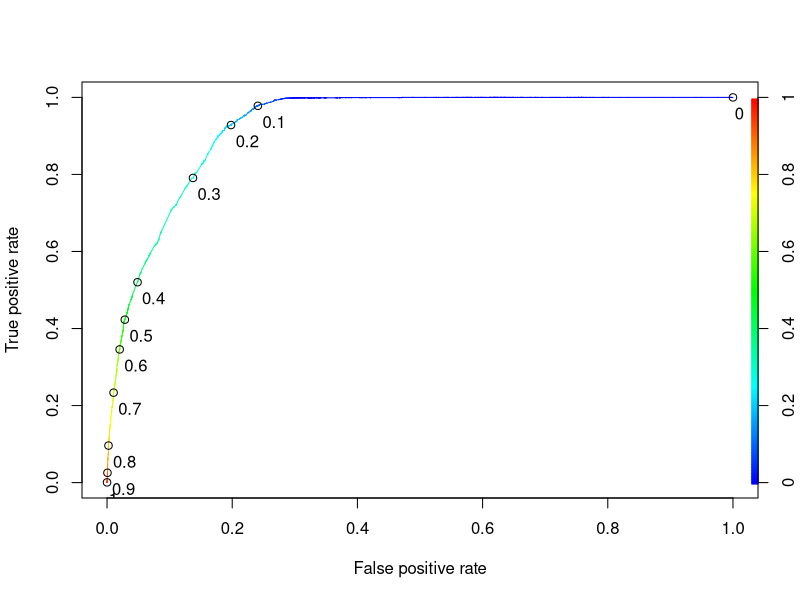

Here is the R script that generated this plot:
## ---- chunk 1
knitr::opts_chunk$set(echo = TRUE)
## ---- chunk 2
library(dplyr)
library(tidyr)
library(readr)
library(caTools)
library(ROCR)
library(lubridate)
## ---- chunk 3
original <- read_csv("Prospectdata.csv")
allrecords <- original
str(allrecords)
## ---- chunk 4
allrecords <- allrecords %>% 
  select(-ProspectStatus) %>%
  select(-ProspectDate) %>%
  select(-ApplicationStatus) %>%
  select(-ApplicationCompletedDate) %>%
  select(-ApplicationMovedtoERPDate) %>%
  select(-AdmitDate) %>%
  select(-AcademicLevelofInterest) %>%
  select(-AnticipatedEntryTerm)

## ---- chunk 5
allrecords <- allrecords %>% 
  replace_na(list(InquirySource = "not set")) %>%
  replace_na(list(Location = "not set")) %>%
  replace_na(list(academicProgramofInterest = "Undecided")) %>%
  replace_na(list(MarketingMedium = "not set")) %>%
  replace_na(list(MarketingCampaign = "not set"))

allrecords$MarketingCampaign <- gsub("%20"," ", allrecords$MarketingCampaign)
allrecords$MarketingCampaign <- gsub("(not set)","not set", allrecords$MarketingCampaign, fixed = TRUE)
allrecords$MarketingMedium <- gsub("%20"," ", allrecords$MarketingMedium)
allrecords$MarketingMedium <- gsub("(not set)","not set", allrecords$MarketingMedium, fixed = TRUE)
allrecords$MarketingMedium <- gsub("FacebookAd","PaidSocial", allrecords$MarketingMedium)
allrecords$MarketingMedium <- gsub("OnlineMarketing","PaidDisplay", allrecords$MarketingMedium)

## ---- chunk 6

allrecords$CreatedOn <- as.Date(allrecords$CreatedOn, format="%m/%d/%Y")
allrecords$InquiryDate <- as.Date(allrecords$InquiryDate, format="%m/%d/%Y")
allrecords$ApplicationStartedDate <- as.Date(allrecords$ApplicationStartedDate, format="%m/%d/%Y")
allrecords$ApplicationSubmittedDate <- as.Date(allrecords$ApplicationSubmittedDate, format="%m/%d/%Y")
allrecords$EnrolledDate <- as.Date(allrecords$EnrolledDate, format="%m/%d/%Y")


allrecords$InquirySource <- as.factor(allrecords$InquirySource)
allrecords$MarketingCampaign <- as.factor(allrecords$MarketingCampaign)
allrecords$MarketingMedium <- as.factor(allrecords$MarketingMedium)

## ---- chunk 7
progref <- read_csv("ProgramGroupReference.csv")
locref <- read_csv("LocationReference.csv")
## ---- chunk 8

allrecords <- allrecords %>%
  mutate(enrolled=if_else(is.na(allrecords$EnrolledDate),0,1)) %>%
  mutate(inquired=if_else(is.na(allrecords$InquiryDate),0,1)) %>%
  mutate(HasSource=if_else(is.na(allrecords$MarketingSource),0,1))

allrecords$enrolled <- as.factor(allrecords$enrolled)
allrecords$inquired <- as.factor(allrecords$inquired)
allrecords$HasSource <- as.factor(allrecords$HasSource)
## ---- chunk 9
allrecords <- left_join(allrecords,progref,by="academicProgramofInterest")
allrecords <- left_join(allrecords,locref,by="Location")

allrecords$Group <- as.factor(allrecords$Group)

allrecords$Metro <- as.factor(allrecords$Metro)
allrecords$Region <- as.factor(allrecords$Region)
allrecords$Characteristic <- as.factor(allrecords$Characteristic)
allrecords$Characteristic2 <- as.factor(allrecords$Characteristic2)

str(allrecords)
## ---- chunk 10

submitted <- allrecords %>% filter(!is.na(ApplicationSubmittedDate))
submitted <- mutate(submitted,appsubmitdays=difftime(CreatedOn,ApplicationSubmittedDate,units="days"))
submitted <- filter(submitted, appsubmitdays >= 0)
## ---- chunk 11
table(allrecords$enrolled)

15473/(15473+2507)
## ---- chunk 12
set.seed(9)
split <- sample.split(allrecords$enrolled,SplitRatio = 0.75)
allrecTrainSet <- subset(allrecords, split==TRUE)
allrecTestSet <- subset(allrecords, split==FALSE)

## ---- chunk 13
allrecLogModel <- glm(enrolled ~ InquirySource + inquired + MarketingCampaign + MarketingMedium + HasSource + Group + Metro + Region + Characteristic + Characteristic2, data = allrecTrainSet, family = binomial)
summary(allrecLogModel)

## ---- chunk 14
predictallrecTrain <- predict(allrecLogModel, type = "response")
summary(predictallrecTrain)
tapply(predictallrecTrain, allrecTrainSet$enrolled, mean)
## ---- chunk 15
table(allrecTrainSet$enrolled,predictallrecTrain >0.5)

(11275+795)/(11275+795+1085+330)
## ---- chunk 16

ROCRpred = prediction(predictallrecTrain, allrecTrainSet$enrolled)
ROCRperf = performance(ROCRpred, "tpr","fpr")
plot(ROCRperf, colorize=TRUE, print.cutoffs.at=seq(0,1,0.1), text.adj=c(-0.2,1.7))
auc.tmp <- performance(ROCRpred,"auc"); auc <- as.numeric(auc.tmp@y.values)
auc.tmp
